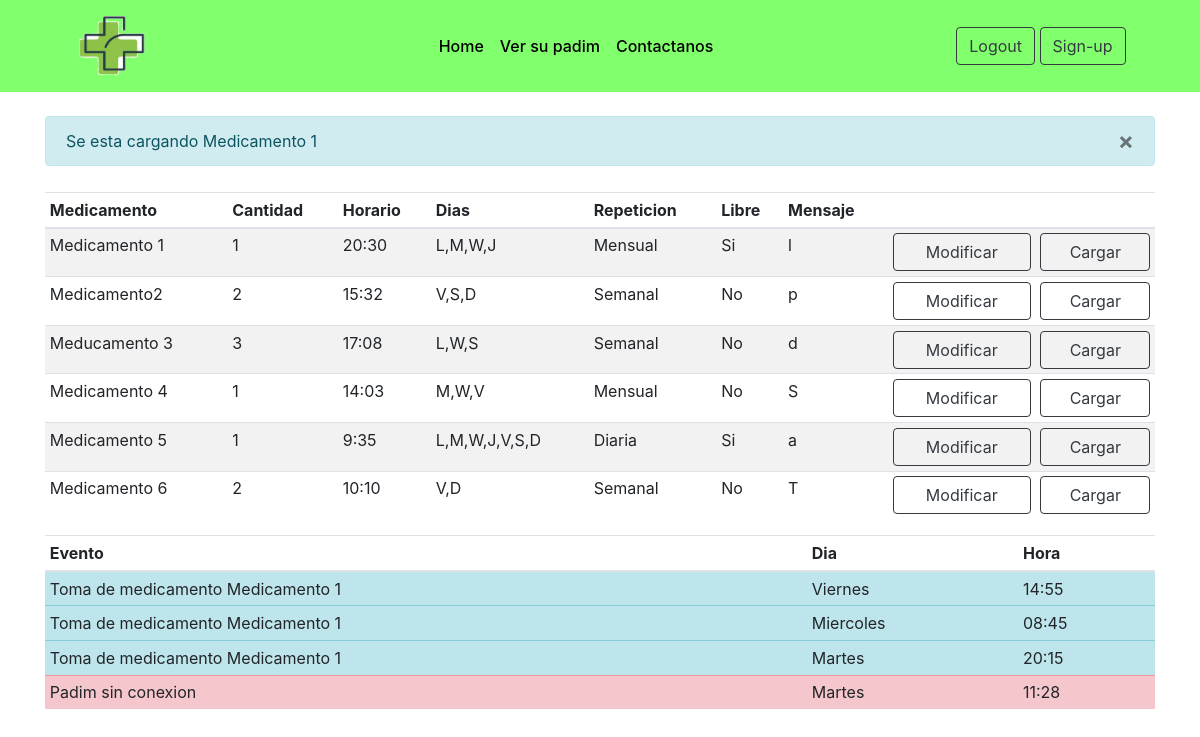
The page /ver-padim/1 (signed in) on the database its author committed.
### tables this page shows
CREATE TABLE "padim_tubos" (
	"id_padim"	INTEGER NOT NULL,
	"id_tubo"	INTEGER NOT NULL,
	"nombre"	TEXT,
	"cantidad_dispensar"	INTEGER,
	"horario"	TEXT,
	"dias"	TEXT,
	"repeticion"	TEXT,
	"toma_libre"	INTEGER,
	"mensaje"	TEXT,
	"cantidad_disponible"	INTEGER,
	"carga"	INTEGER NOT NULL DEFAULT 0,
	"hab_dispensar"	INTEGER NOT NULL DEFAULT 1,
	"id_padim_tubo"	INTEGER NOT NULL UNIQUE,
	"tiempo"	TEXT,
	"vaciar"	INTEGER NOT NULL DEFAULT 0,
	PRIMARY KEY("id_padim_tubo" AUTOINCREMENT),
	FOREIGN KEY("id_padim") REFERENCES "usuarios"("id_padim")
);

CREATE TABLE "tomas" (
	"id_padim_tubo"	INTEGER NOT NULL,
	"id_padim"	INTEGER NOT NULL,
	"dia"	TEXT NOT NULL,
	"hora"	TEXT NOT NULL,
	"toma_id"	INTEGER NOT NULL UNIQUE,
	PRIMARY KEY("toma_id" AUTOINCREMENT),
	FOREIGN KEY("id_padim_tubo") REFERENCES "padim_tubos"("id_padim_tubo")
);

### main.py (the view, shortened to what this page needs)
@app.route("/ver-padim/", methods=['POST', 'GET'], defaults={'carga_tubo': 0})
@app.route("/ver-padim/<carga_tubo>", methods=['POST', 'GET'])
def ver_padim(carga_tubo):
    if logueado():
        id_padim = session["padim"]
    else:
        flash("Por favor, inicia secion para ver tu P.A.D.I.M", "info")
        return redirect(url_for('login'))
    conn = sqlite3.connect('PADIM.db')
    consulta_medicamentos = conn.execute(f"SELECT * FROM 'padim_tubos' WHERE id_padim = {id_padim}")
    medicamentos = consulta_medicamentos.fetchall()
    consulta_tomas = conn.execute(f"SELECT * FROM tomas WHERE id_padim = {id_padim} ORDER BY toma_id DESC LIMIT 3")
    consulta_dispensacion = conn.execute(f"SELECT * FROM dispensacion WHERE id_padim = {id_padim} ORDER BY id_dispensacion DESC LIMIT 3")
    consulta_conexion = conn.execute(f"SELECT * FROM conexion WHERE id_padim = {id_padim} ORDER BY conexion_id DESC LIMIT 3")
    tomas = consulta_tomas.fetchall()
    print(tomas)
    dispensacion = consulta_dispensacion.fetchall()
    print(dispensacion)
    conexion = consulta_conexion.fetchall()
    print(conexion)
    ev_conexion = []
    conectado = 0
    ev_conexion.append(conectado)
    if conectado == 0:
        if conexion:
            ev_conexion.append(ev_conn[1])
            ev_conexion.append(horario)
        else:
            dia = datetime.today().strftime('%A')
            ev_conexion.append(dia[0:3])
            hora = datetime.now().strftime('%H:%M')
            ev_conexion.append(hora)
    print("evento conexion: ", ev_conexion)
    if 0 < int(carga_tubo) < 7:
        add_carga = conn.execute(f"UPDATE padim_tubos SET carga = 1 WHERE id_padim = {id_padim} AND id_tubo = {int(carga_tubo)}")
        conn.commit()
        nombre_carga = conn.execute(f"SELECT nombre FROM padim_tubos WHERE id_padim = {id_padim} AND id_tubo = {int(carga_tubo)}")
        nombre_carga = nombre_carga.fetchall()
        nombre = nombre_carga[0]
        flash(f"Se esta cargando {nombre[0]}", "info")
    elif carga_tubo:
        flash("ERROR tubo incorrecto", "danger")
    carga_tubo = 0
    cargas_con = conn.execute(f"SELECT carga FROM padim_tubos WHERE id_padim = {id_padim}")
    cargas = cargas_con.fetchall()
    for carga in cargas:
        if carga[0] == 1:
            carga_tubo = 1
    conn.close()
    return render_template("VerMedicamentos.html", title="ver padim", carga_tubo=carga_tubo, padim=id_padim, medicamentos=medicamentos, ev_tomas = tomas, ev_dispenser = dispensacion, ev_conexion = ev_conexion)

### main.py (called while the page is built)
def logueado():
    if "padim" in session:
        return True
    else:
        return False

### templates/VerMedicamentos.html (shortened to what this page needs)
{% extends "Template.html" %}
{% block contenido %}
<div class="container">
     <div class="table-responsive">
          <table class="table table-striped table-sm table-hover tabla-medicamentos">
               <thead>
                    <tr>
                         <th scope="col">Medicamento</th>
                         <th scope="col">Cantidad</th>
                         <th scope="col">Horario</th>
                         <th scope="col">Dias</th>
                         <th scope="col">Repeticion</th>
                         <th scope="col">Libre</th>
                         <th scope="col">Mensaje</th>
                         <th scope="col"></th>
                         <th scope="col"></th>
                    </tr>
               </thead>
               <tbody>
                    {% for medicamento in medicamentos %}
                    {% if medicamento[11] != 0 %}
                         <tr>
                    {% else %}
                         <tr class="table-danger">
                    {% endif %}
                         {% if medicamento[2] != None %}
                         <td>
                              <div>{{ medicamento[2] }}</div>
                         </td>
                         <td>
                              <div>{{ medicamento[3] }}</div>
                         </td>
                         <td>
                              <div>{{ medicamento[4] }}</div>
                         </td>
                         <td>
                              <div>{{ medicamento[5] }}</div>
                         </td>
                         <td>
                              <div>{{ medicamento[6] }}</div>
                         </td>
                         <td>
                              {% if medicamento[7] == 1 %}
                              <div>Si</div>
                              {% else %}
                              <div>No</div>
                              {% endif %}
                         </td>
                         <td>
                              <div>{{ medicamento[8] }}</div>
                         </td>
                         <td>
                              <a href="{{ url_for('añadir_medicamento', tubo = medicamento[1]) }}"
                                   class="btn btn-outline-dark btn-ver-medicamentos" role="button">Modificar</a>
                         </td>
                         <td>
                              {% if carga_tubo and carga_tubo < 8 and carga_tubo > 0 %}
                                   <a href="{{ url_for('ver_padim', carga_tubo = 1) }}">
                                        <input type="button" class="btn btn-outline-dark btn-ver-medicamentos" disabled
                                             value="Cargar">
                                   </a>
                              {% else %}
                                   <a href="{{ url_for('ver_padim', carga_tubo = 1 ) }}">
                                        <input type="button" class="btn btn-outline-dark btn-ver-medicamentos"
                                             value="Cargar">
                                   </a>
                              {% endif %}
                         </td>
                         {% endif %}
                    </tr>
                    {% endfor %}
               </tbody>
          </table>
     </div>
     <div class="eventos table-responsive">
          <table class="table table-striped table-sm table-hover">
               <thead>
                    <th>Evento</th>
                    <th>Dia</th>
                    <th>Hora</th>
               </thead>
               <tbody>
                    {% for evento in ev_tomas %}
                    <tr class="table-info">
                         <td>
                              Toma de medicamento
                              {% for medicamento in medicamentos %}
                                   {% if evento[0] == medicamento[12] %}
                                        {{ medicamento[2] }}
                                   {% endif %}
                              {% endfor %}
                         </td>
                         <td>
                              {% if evento[2] == 'Tue' %}
                              Martes
                              {% endif %}
                              {% if evento[2] == 'Wed' %}
                              Miercoles
                              {% endif %}
                              {% if evento[2] == 'Fri' %}
                              Viernes
                              {% endif %}
                         </td>
                         <td>
                              {{ evento[3] }}
                         </td>
                    </tr>
                    {% endfor %}
                    {% if ev_conexion %}
                    {% if ev_conexion[0] == 0 %}
                    <tr class="table-danger">
                         {% else %}
                    <tr class="table-success">
                         {% endif %}
                         <td>
                              {% if ev_conexion[0] == 0 %}
                              Padim sin conexion
                              {% else %}
                              Padim con conexion
                              {% endif %}
                         </td>
                         <td>
                              {% if ev_conexion[1] == 'Tue' %}
                              Martes
                              {% endif %}
                         </td>
                         <td>
                              {{ ev_conexion[2] }}
                         </td>
                    </tr>
                    {% endif %}
               </tbody>
          </table>
     </div>
</div>
{% endblock contenido %}

### static/Main.css (style rules this page uses)
body { background-color: white; }
.btn-ver-medicamentos { width: 100%; text-align: center; }
.tabla-medicamentos { margin-top: 10px; }

### rows shown on the page
padim_tubos: nombre "Medicamento 1", cantidad_dispensar "1", horario "20:30", dias "L,M,W,J", repeticion "Mensual", toma_libre "Si", mensaje "l"
padim_tubos: nombre "Medicamento2", cantidad_dispensar "2", horario "15:32", dias "V,S,D", repeticion "Semanal", toma_libre "No", mensaje "p"
padim_tubos: nombre "Meducamento 3", cantidad_dispensar "3", horario "17:08", dias "L,W,S", repeticion "Semanal", toma_libre "No", mensaje "d"
padim_tubos: nombre "Medicamento 4", cantidad_dispensar "1", horario "14:03", dias "M,W,V", repeticion "Mensual", toma_libre "No", mensaje "S"
padim_tubos: nombre "Medicamento 5", cantidad_dispensar "1", horario "9:35", dias "L,M,W,J,V,S,D", repeticion "Diaria", toma_libre "Si", mensaje "a"
padim_tubos: nombre "Medicamento 6", cantidad_dispensar "2", horario "10:10", dias "V,D", repeticion "Semanal", toma_libre "No", mensaje "T"
tomas: dia "Viernes", hora "14:55"
tomas: dia "Miercoles", hora "08:45"
tomas: dia "Martes", hora "20:15"

### other values the page prints
{{ message }} "Se esta cargando Medicamento 1"
{{ ev_conexion[2] }} "11:28"
